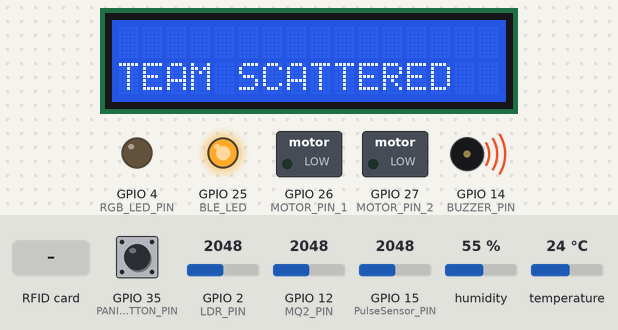
Bench run of a sketch on a simulated ESP32. Parts: 16×2 character LCD, switched loads named in the sketch (green lamp = pin HIGH), output pins drawn as LEDs (lit = HIGH), buzzer (waves = sounding). The test bench sets the inputs (shaded band); at power-on: GPIO 35 (PANIC_BUTTON_PIN) HIGH, GPIO 2 (LDR_PIN) = 2048, GPIO 12 (MQ2_PIN) = 2048, GPIO 15 (PulseSensor_PIN) = 2048, humidity 55 %, temperature 24 °C. Nothing arrives over Bluetooth unless stated; what the sketch prints to the serial monitor is not drawn.

Above: at 5.3 s.
5.4 s: RFID card F2 8D 28 03 held to the reader
At 7.5 s:
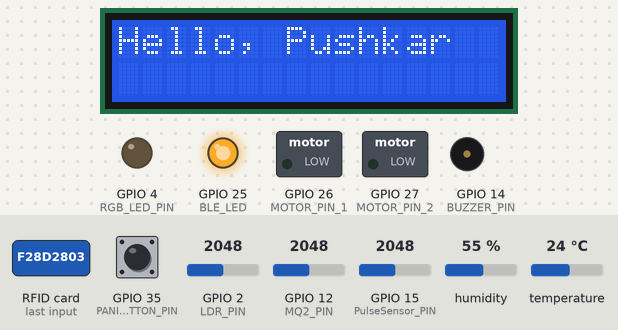
9.2 s: RFID card 1C 19 29 03 held to the reader
13.0 s: GPIO 35 (PANIC_BUTTON_PIN) pulled LOW for 3.2 s
At 16.8 s:
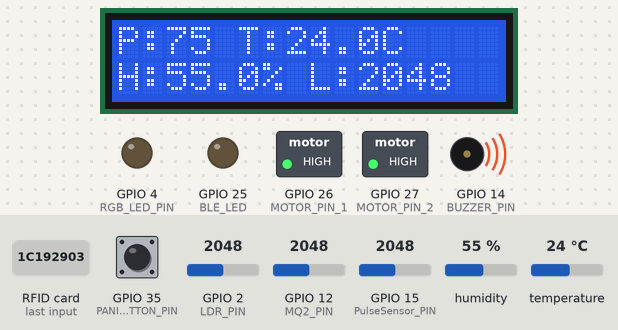
17.7 s: RFID card B6 16 C8 01 held to the reader
At 19.0 s:
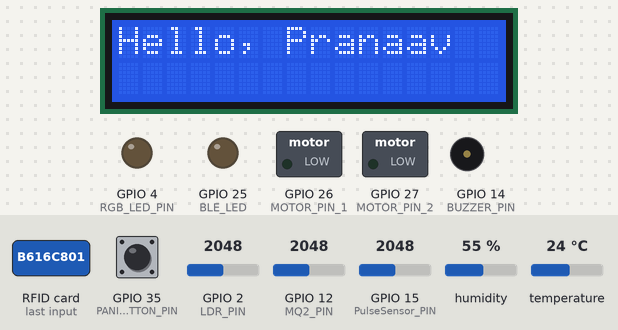
21.5 s: RFID card 5E 7A 19 C4 held to the reader
At 23.9 s:
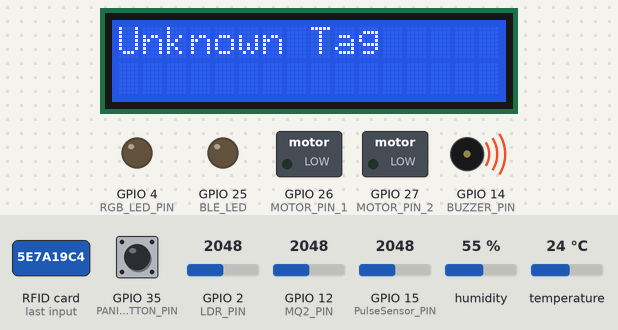
25.3 s: RFID card F2 8D 28 03 held to the reader
At 28.8 s:
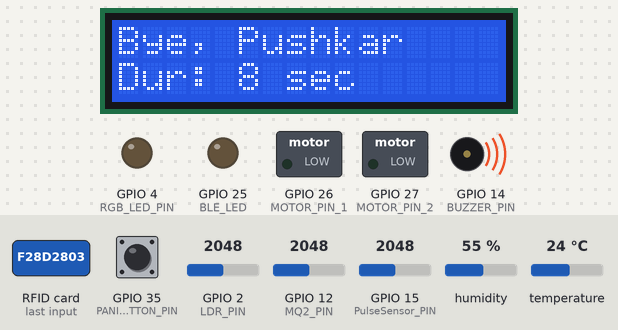
Timing chart, 0 to 30.1 s (numbered marks = the images above; inputs shaded):
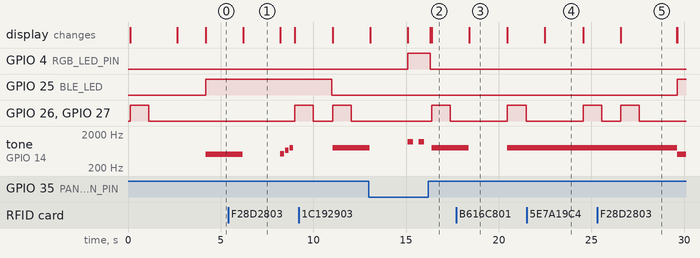

The sketch:

FINAL_CODE_WITH_OUT_NAV.ino
```cpp
#include <Wire.h>
#include <LiquidCrystal_I2C.h>
#include <DHT.h>
#include "BluetoothSerial.h"
#include <SPI.h>
#include <MFRC522.h>

// === PIN CONFIGURATION ===
#define SS_PIN 33
#define RST_PIN 5
#define PulseSensor_PIN 15
#define LDR_PIN 2
#define RGB_LED_PIN 4
#define BLE_LED 25
#define DHT_PIN 32
#define MQ2_PIN 12
#define BUZZER_PIN 14
#define MOTOR_PIN_2 27
#define MOTOR_PIN_1 26
#define PANIC_BUTTON_PIN 35
#define DHT_TYPE DHT11

// === OBJECTS ===
LiquidCrystal_I2C lcd(0x27, 16, 2);  // 16×2 I2C LCD
DHT dht(DHT_PIN, DHT_TYPE);
BluetoothSerial SerialBT;
MFRC522 rfid(SS_PIN, RST_PIN);

// === RFID TAGS & NAMES ===
const byte NUM_TAGS = 4;
String names[NUM_TAGS] = {"Pushkar", "Kunal", "Pranaav", "IShowSpeed"};
byte knownTags[NUM_TAGS][4] = {
  {0xF2, 0x8D, 0x28, 0x03},
  {0x1C, 0x19, 0x29, 0x03},
  {0xB6, 0x16, 0xC8, 0x01},
  {0xB7, 0xCA, 0x45, 0x03}
};
bool isPresent[NUM_TAGS] = {false, false, false, false};

// === STATE VARIABLES ===
bool systemActive = false;
bool btLostHandled = false;
unsigned long sessionStart = 0;
unsigned long lastBlink = 0;
unsigned long gasSensorWarmUp = 0;

// === SENSOR THRESHOLDS ===
int lightThreshold = 2200;
int gasThreshold   = 1900;

// === SENSOR VALUES ===
int pulseValue, ldrValue, mq2Value;
float temperature, humidity;

// Simple melody for Bluetooth connection (notes in Hz)
const int btTuneNotes[] = {523, 659, 784}; // C5, E5, G5
const int btTuneDurations[] = {200, 200, 200}; // each 200 ms
const int btTuneLength = 3;

void setup() {
  // Serial for debugging
  Serial.begin(115200);
  // Bluetooth setup
  SerialBT.begin("SmartJacket");
  // LCD
  lcd.init();
  lcd.backlight();
  // DHT
  dht.begin();

  // Pin modes
  pinMode(RGB_LED_PIN, OUTPUT);
  pinMode(BUZZER_PIN, OUTPUT);
  pinMode(MOTOR_PIN_2, OUTPUT);
  pinMode(MOTOR_PIN_1, OUTPUT);
  pinMode(PANIC_BUTTON_PIN, INPUT_PULLUP);
  pinMode(BLE_LED, OUTPUT);

  // RFID SPI init
  SPI.begin();
  rfid.PCD_Init();
  delay(4);

  // Initial welcome message
  lcd.setCursor(0, 0);
  lcd.print("Smart Jacket <3");
  digitalWrite(MOTOR_PIN_2, HIGH);
  digitalWrite(MOTOR_PIN_1, HIGH);
  delay(1000);
  digitalWrite(MOTOR_PIN_2, LOW);
  digitalWrite(MOTOR_PIN_1, LOW);
  delay(1500);
  lcd.clear();
  lcd.setCursor(0, 0);
  lcd.print("Tap RFID Card");
  delay(1500);

  // Start gas sensor warm-up timer
  gasSensorWarmUp = millis();
}

void loop() {
  bool prevSystemActive = systemActive;

  // Check for RFID tap (start/stop session)
  checkRFID();

  // If system is not active, show “TEAM SCATTERED” and buzz continuously
  if (!systemActive) {
    if (!prevSystemActive) {
      showTeamScattered();
    }
    return;
  }

  // Panic mode: check button
  if (digitalRead(PANIC_BUTTON_PIN) == LOW) {
    panicMode();
    return;
  }

  // ===== Bluetooth Connectivity Check =====
  static bool wasConnected = false;
  bool nowConnected = SerialBT.hasClient();

  if (nowConnected) {
    // Just turned on a connection?
    if (!wasConnected) {
      // Stop any “TEAM SCATTERED” tone
      noTone(BUZZER_PIN);

      // Play Bluetooth melody
      playBTTune();

      // Show "Connected" briefly
      lcd.setCursor(0, 1);
      lcd.print(" BT:Connected  ");
      digitalWrite(MOTOR_PIN_2, HIGH);
      digitalWrite(MOTOR_PIN_1, HIGH);
      delay(1000);
      digitalWrite(MOTOR_PIN_2, LOW);
      digitalWrite(MOTOR_PIN_1, LOW);
      delay(1000);
      lcd.clear();
    }
    wasConnected = true;
    digitalWrite(BLE_LED, LOW);   // LED off = connected
  }
  else {
    // Just lost the connection?
    if (wasConnected) {
      btLostHandled = false;
    }
    wasConnected = false;

    if (!btLostHandled) {
      showTeamScattered();      // Show "TEAM SCATTERED" once
      digitalWrite(MOTOR_PIN_2, HIGH);
      digitalWrite(MOTOR_PIN_1, HIGH);
      delay(1000);
      digitalWrite(MOTOR_PIN_2, LOW);
      digitalWrite(MOTOR_PIN_1, LOW);
      btLostHandled = true;
    }
    digitalWrite(BLE_LED, HIGH);  // LED on = not connected
  }

  // ===== SENSOR READINGS =====
  pulseValue   = analogRead(PulseSensor_PIN);
  ldrValue     = analogRead(LDR_PIN);
  humidity     = dht.readHumidity();
  temperature  = dht.readTemperature();
  mq2Value     = analogRead(MQ2_PIN);

  // ===== SERIAL OUTPUT =====
  pulseValue = map(pulseValue, 0, 4095, 0, 150);

  Serial.print("Temprature:"); Serial.print(temperature);
  Serial.print("-Pulse:"); Serial.print(pulseValue);

  //Serial.print("°C  Humidity: "); Serial.print(humidity);
  //Serial.print("%  LDR: "); Serial.print(ldrValue);
  Serial.print("-Gas:"); Serial.print(mq2Value);
  Serial.print("-BT connected:"); Serial.println(nowConnected);

  // ===== LCD OUTPUT =====
  // Row 0: Pulse & Temperature
  lcd.setCursor(0, 0);
  lcd.print("P:"); lcd.print(pulseValue);
  lcd.print(" T:"); lcd.print(temperature, 1); lcd.print("C ");

  // Row 1: Humidity & LDR
  lcd.setCursor(0, 1);
  lcd.print("H:"); lcd.print(humidity, 1);
  lcd.print("% L:"); lcd.print(ldrValue);

  // ===== ALERT LOGIC =====
  // Prioritize Gas alert over Light alert if both exceed thresholds
  bool gasAlert   = (millis() - gasSensorWarmUp > 5000) && (mq2Value > gasThreshold);
  bool lightAlert = (ldrValue > lightThreshold);
  if (temperature>=30)
    {
    tone(BUZZER_PIN, 1000);
    digitalWrite(RGB_LED_PIN, LOW);
    digitalWrite(MOTOR_PIN_2, HIGH);
    digitalWrite(MOTOR_PIN_1, HIGH);
    delay(1000);
    digitalWrite(MOTOR_PIN_2, LOW);
    digitalWrite(MOTOR_PIN_1, LOW);
    }

  if (gasAlert) {
    // Gas alert: 800 Hz tone, LED off
    tone(BUZZER_PIN, 800);
    digitalWrite(RGB_LED_PIN, LOW);
    digitalWrite(MOTOR_PIN_2, HIGH);
    digitalWrite(MOTOR_PIN_1, HIGH);
    delay(1000);
    digitalWrite(MOTOR_PIN_2, LOW);
    digitalWrite(MOTOR_PIN_1, LOW);
  }
  else if (lightAlert) {
    // Light alert: 1000 Hz tone, LED on
    digitalWrite(RGB_LED_PIN, HIGH);
  }
  else {
    // No alerts
    noTone(BUZZER_PIN);
    digitalWrite(RGB_LED_PIN, LOW);
  }

  delay(1000);
}

// Shows "TEAM SCATTERED" on the LCD and continuously buzzes at 500 Hz,
// then holds the message for 2 seconds before allowing it to be cleared.
void showTeamScattered() {
  lcd.clear();
  lcd.setCursor(0, 1);
  lcd.print("TEAM SCATTERED");
  digitalWrite(BLE_LED, HIGH);
  tone(BUZZER_PIN, 500); // Continuous 500 Hz tone for "scattered"
  delay(2000);           // Hold "TEAM SCATTERED" for 2 seconds
  // Note: Do not clear here; next call to LCD print will overwrite.
}

// Play a simple 3-note tune for Bluetooth connection
void playBTTune() {
  for (int i = 0; i < btTuneLength; i++) {
    tone(BUZZER_PIN, btTuneNotes[i]);
    delay(btTuneDurations[i]);
    noTone(BUZZER_PIN);
    delay(50);
  }
}

void panicMode() {
  lcd.clear();
  lcd.setCursor(0, 0);
  lcd.print("!! PANIC MODE !!");
  while (digitalRead(PANIC_BUTTON_PIN) == LOW) {
    digitalWrite(RGB_LED_PIN, HIGH);
    tone(BUZZER_PIN, 1200);  // 1200 Hz siren tone
    delay(300);
    noTone(BUZZER_PIN);
    delay(300);
  }
  digitalWrite(RGB_LED_PIN, LOW);
  noTone(BUZZER_PIN);
  lcd.clear();
  lcd.setCursor(0, 0);
  lcd.print("Tap RFID Card");
}

void checkRFID() {
  // If no new card or failed read, return
  if (!rfid.PICC_IsNewCardPresent() || !rfid.PICC_ReadCardSerial()) return;

  byte* uid = rfid.uid.uidByte;
  byte uidSize = rfid.uid.size;

  int matchedIndex = -1;
  for (int i = 0; i < NUM_TAGS; i++) {
    bool match = true;
    for (int j = 0; j < 4; j++) {
      if (knownTags[i][j] != uid[j]) {
        match = false;
        break;
      }
    }
    if (match) {
      matchedIndex = i;
      break;
    }
  }

  lcd.clear();

  if (matchedIndex != -1) {
    String name = names[matchedIndex];

    if (!isPresent[matchedIndex]) {
      // Tapped IN
      isPresent[matchedIndex] = true;
      systemActive = true;
      sessionStart = millis();

      // Stop "scattered" tone if it was running
      noTone(BUZZER_PIN);

      lcd.setCursor(0, 0);
      lcd.print("Hello, " + name);
      Serial.println("Hello, " + name);
      Serial.println("--- Session Started ---");
    }
    else {
      // Tapped OUT
      isPresent[matchedIndex] = false;
      systemActive = false;
      unsigned long sessionEnd = millis();
      unsigned long durationSec = (sessionEnd - sessionStart) / 1000;

      lcd.setCursor(0, 0);
      lcd.print("Bye, " + name);
      lcd.setCursor(0, 1);
      lcd.print("Dur: "); lcd.print(durationSec); lcd.print(" sec");
      Serial.print("Goodbye, " + name);
      Serial.print(" | Duration: ");
      Serial.print(durationSec);
      Serial.println(" sec");
      digitalWrite(MOTOR_PIN_2, HIGH);
      digitalWrite(MOTOR_PIN_1, HIGH);
      delay(1000);
      digitalWrite(MOTOR_PIN_2, LOW);
      digitalWrite(MOTOR_PIN_1, LOW);
    }
  }
  else {
    lcd.setCursor(0, 0);
    lcd.print("Unknown Tag");
    Serial.println("Unknown tag detected.");
  }

  delay(2000);
  lcd.clear();
  lcd.setCursor(0, 0);
  lcd.print("Tap RFID Card");

  rfid.PICC_HaltA();
  rfid.PCD_StopCrypto1();
}
```

Measured:
- after the input at 5.4 s, GPIO 26 (MOTOR_PIN_1), GPIO 27 (MOTOR_PIN_2): LOW → HIGH after 3.6 s; tone on GPIO 14 (BUZZER_PIN): plays 523 Hz for 0.20 s, 659 Hz for 0.20 s, 784 Hz for 0.20 s, starting after 0.80 s; the display: changes after 0.81 s (image 1)
- after the input at 13.0 s, GPIO 4 (RGB_LED_PIN): LOW → HIGH after 2.1 s, → LOW 1.2 s later; the display: first differs from a run without the input after 2.1 s (image 2 shows a later state)
- after the input at 17.7 s, tone on GPIO 14 (BUZZER_PIN): 800 Hz → silent after 0.69 s, → 800 Hz 2.1 s later; the display: changes after 0.70 s (image 3)
- after the input at 21.5 s, the display: changes after 0.99 s (image 4)
- after the input at 25.3 s, GPIO 25 (BLE_LED): LOW → HIGH after 4.3 s; tone on GPIO 14 (BUZZER_PIN): 800 Hz → 500 Hz after 4.3 s; the display: changes after 1.3 s (image 5)
- what the display in image 1 shows lasts 2.0 s, from 6.2 s to 8.2 s
- what the display in image 3 shows lasts 2.1 s, from 18.4 s to 20.5 s
